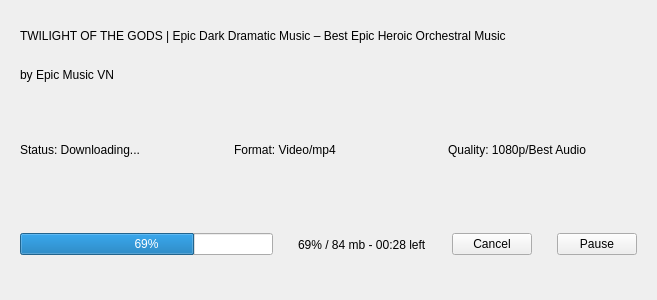
<?xml version="1.0" encoding="UTF-8"?>
<ui version="4.0">
 <class>Form</class>
 <widget class="QFrame" name="Form">
  <property name="geometry">
   <rect>
    <x>0</x>
    <y>0</y>
    <width>657</width>
    <height>300</height>
   </rect>
  </property>
  <property name="windowTitle">
   <string>Frame</string>
  </property>
  <layout class="QVBoxLayout" name="verticalLayout_2">
   <item>
    <widget class="QWidget" name="widget" native="true">
     <property name="styleSheet">
      <string notr="true"/>
     </property>
     <layout class="QVBoxLayout" name="verticalLayout">
      <item>
       <widget class="SubtitleLabel" name="SubtitleLabel">
        <property name="text">
         <string> TWILIGHT OF THE GODS | Epic Dark Dramatic Music – Best Epic Heroic Orchestral Music </string>
        </property>
        <property name="textFormat">
         <enum>Qt::RichText</enum>
        </property>
        <property name="wordWrap">
         <bool>true</bool>
        </property>
       </widget>
      </item>
      <item>
       <widget class="StrongBodyLabel" name="StrongBodyLabel">
        <property name="text">
         <string>by Epic Music VN</string>
        </property>
       </widget>
      </item>
     </layout>
    </widget>
   </item>
   <item>
    <widget class="QWidget" name="widget_3" native="true">
     <layout class="QHBoxLayout" name="horizontalLayout_2">
      <property name="spacing">
       <number>25</number>
      </property>
      <item>
       <widget class="StrongBodyLabel" name="StrongBodyLabel_2">
        <property name="text">
         <string>Status: Downloading...</string>
        </property>
       </widget>
      </item>
      <item>
       <widget class="BodyLabel" name="BodyLabel_2">
        <property name="text">
         <string>Format: Video/mp4</string>
        </property>
       </widget>
      </item>
      <item>
       <widget class="BodyLabel" name="BodyLabel_3">
        <property name="text">
         <string>Quality: 1080p/Best Audio</string>
        </property>
       </widget>
      </item>
     </layout>
    </widget>
   </item>
   <item>
    <widget class="QWidget" name="widget_2" native="true">
     <layout class="QHBoxLayout" name="horizontalLayout">
      <property name="spacing">
       <number>25</number>
      </property>
      <item>
       <widget class="ProgressBar" name="ProgressBar">
        <property name="minimumSize">
         <size>
          <width>0</width>
          <height>6</height>
         </size>
        </property>
        <property name="value">
         <number>69</number>
        </property>
        <property name="textVisible">
         <bool>true</bool>
        </property>
       </widget>
      </item>
      <item>
       <widget class="BodyLabel" name="BodyLabel">
        <property name="text">
         <string>69% / 84 mb - 00:28 left</string>
        </property>
       </widget>
      </item>
      <item>
       <widget class="PushButton" name="PushButton">
        <property name="text">
         <string>Cancel</string>
        </property>
       </widget>
      </item>
      <item>
       <widget class="PushButton" name="PushButton_2">
        <property name="text">
         <string>Pause</string>
        </property>
       </widget>
      </item>
     </layout>
    </widget>
   </item>
  </layout>
 </widget>
 <customwidgets>
  <customwidget>
   <class>PushButton</class>
   <extends>QPushButton</extends>
   <header>qfluentwidgets</header>
  </customwidget>
  <customwidget>
   <class>BodyLabel</class>
   <extends>QLabel</extends>
   <header>qfluentwidgets</header>
  </customwidget>
  <customwidget>
   <class>StrongBodyLabel</class>
   <extends>QLabel</extends>
   <header>qfluentwidgets</header>
  </customwidget>
  <customwidget>
   <class>SubtitleLabel</class>
   <extends>QLabel</extends>
   <header>qfluentwidgets</header>
  </customwidget>
  <customwidget>
   <class>ProgressBar</class>
   <extends>QProgressBar</extends>
   <header>qfluentwidgets</header>
  </customwidget>
 </customwidgets>
 <resources/>
 <connections/>
</ui>
